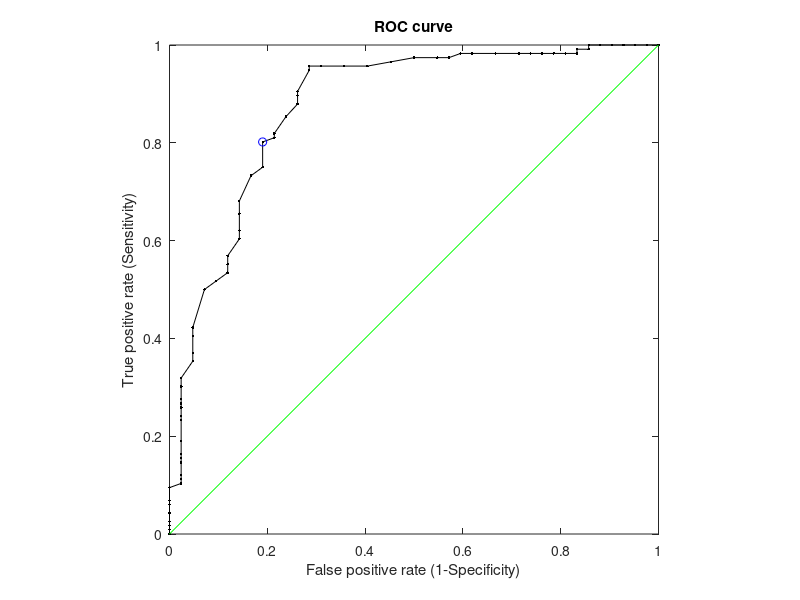

Reproduce this figure in MATLAB.
function ROCout=roc(varargin)
% ROC - Receiver Operating Characteristics.
% The ROC graphs are a useful tecnique for organizing classifiers and
% visualizing their performance. ROC graphs are commonly used in medical
% decision making.
% If you have downloaded partest
% http://www.mathworks.com/matlabcentral/fileexchange/12705
% the routine will compute several data on test performance.
%
% Syntax: ROCout=roc(x,thresholds,alpha,verbose)
%
% Input: x - This is a Nx2 data matrix. The first column is the column of the data value;
%            The second column is the column of the tag: unhealthy (1) and
%            healthy (0).
%        Thresholds - If you want to use all unique values in x(:,1) 
%            then set this variable to 0 or leave it empty; 
%            else set how many unique values you want to use (min=3);
%        alpha - significance level (default 0.05)
%        verbose - if you want to see all reports and plots (0-no; 1-yes by
%        default);
%
% Output: if verbose = 1
%         the ROCplots, the sensitivity and specificity at thresholds; the Area
%         under the curve with Standard error and Confidence interval and
%         comment, Cut-off point for best sensitivity and specificity. 
%         (Optional) the test performances at cut-off point.
%         if ROCout is declared, you will have a struct:
%         ROCout.AUC=Area under the curve (AUC);
%         ROCout.SE=Standard error of the area;
%         ROCout.ci=Confidence interval of the AUC
%         ROCout.co=Cut off point for best sensitivity and sensibility
%         ROCdata.xr and ROCdata.yr points for ROC plot
%
% USING roc WITHOUT ANY DATA, IT WILL RUN A DEMO
%
%           Created by Giuseppe Cardillo
%           giuseppe.cardillo-edta@poste.it
%
% To cite this file, this would be an appropriate format:
% Cardillo G. (2008) ROC curve: compute a Receiver Operating Characteristics curve.
% http://www.mathworks.com/matlabcentral/fileexchange/19950

%Input Error handling
args=cell(varargin);
nu=numel(args);
if isempty(nu)
    error('Warning: almost the data matrix is required')
elseif nu>6
    error('Warning: Max six input data are required')
end
default.values = {[165 1;140 1;154 1;139 1;134 1;154 1;120 1;133 1;150 1;...
146 1;140 1;114 1;128 1;131 1;116 1;128 1;122 1;129 1;145 1;117 1;140 1;...
149 1;116 1;147 1;125 1;149 1;129 1;157 1;144 1;123 1;107 1;129 1;152 1;...
164 1;134 1;120 1;148 1;151 1;149 1;138 1;159 1;169 1;137 1;151 1;141 1;...
145 1;135 1;135 1;153 1;125 1;159 1;148 1;142 1;130 1;111 1;140 1;136 1;...
142 1;139 1;137 1;187 1;154 1;151 1;149 1;148 1;157 1;159 1;143 1;124 1;...
141 1;114 1;136 1;110 1;129 1;145 1;132 1;125 1;149 1;146 1;138 1;151 1;...
147 1;154 1;147 1;158 1;156 1;156 1;128 1;151 1;138 1;193 1;131 1;127 1;...
129 1;120 1;159 1;147 1;159 1;156 1;143 1;149 1;160 1;126 1;136 1;150 1;...
136 1;151 1;140 1;145 1;140 1;134 1;140 1;138 1;144 1;140 1;140 1;159 0;...
136 0;149 0;156 0;191 0;169 0;194 0;182 0;163 0;152 0;145 0;176 0;122 0;...
141 0;172 0;162 0;165 0;184 0;239 0;178 0;178 0;164 0;185 0;154 0;164 0;...
140 0;207 0;214 0;165 0;183 0;218 0;142 0;161 0;168 0;181 0;162 0;166 0;...
150 0;205 0;163 0;166 0;176 0;],0,0.05,1,'k',''};
default.values(1:nu) = args;
[x threshold alpha verbose colorName legendName] = deal(default.values{:});
if isvector(x)
    error('Warning: X must be a matrix')
end
if ~all(isfinite(x(:))) || ~all(isnumeric(x(:)))
    error('Warning: all X values must be numeric and finite')
end
x(:,2)=logical(x(:,2));
if all(x(:,2)==0)
    error('Warning: there are only healthy subjects!')
end
if all(x(:,2)==1)
    error('Warning: there are only unhealthy subjects!')
end
if nu>=2
    if isempty(threshold)
        threshold=0;
    else
        if ~isscalar(threshold) || ~isnumeric(threshold) || ~isfinite(threshold)
            error('Warning: it is required a numeric, finite and scalar THRESHOLD value.');
        end
        if threshold ~= 0 && threshold <3
            error('Warning: Threshold must be 0 if you want to use all unique points or >=2.')
        end
    end
    if nu>=3
        if isempty(alpha)
            alpha=0.05;
        else
            if ~isscalar(alpha) || ~isnumeric(alpha) || ~isfinite(alpha)
                error('Warning: it is required a numeric, finite and scalar ALPHA value.');
            end
            if alpha <= 0 || alpha >= 1 %check if alpha is between 0 and 1
                error('Warning: ALPHA must be comprised between 0 and 1.')
            end
        end
    end
    if nu==4
        verbose=logical(verbose);
    end
    
    if nu==5
        if isempty(colorName)
            colorName='k';
        end
    end
    if nu==6
        if isempty(legendName)
            legendName='ROC Curve';
        end
    end
end
clear args default nu

tr=repmat('-',1,80);
lu=length(x(x(:,2)==1)); %number of unhealthy subjects
lh=length(x(x(:,2)==0)); %number of healthy subjects
z=sortrows(x,1);
if threshold==0
    labels=unique(z(:,1));%find unique values in z
else
    K=linspace(0,1,threshold+1); K(1)=[];
    labels=quantile(unique(z(:,1)),K)';
end
ll=length(labels); %count unique value
a=zeros(ll,2); %array preallocation
ubar=mean(x(x(:,2)==1),1); %unhealthy mean value
hbar=mean(x(x(:,2)==0),1); %healthy mean value
for K=1:ll
    if hbar<ubar
        TP=length(x(x(:,2)==1 & x(:,1)>labels(K)));
        FP=length(x(x(:,2)==0 & x(:,1)>labels(K)));
        FN=length(x(x(:,2)==1 & x(:,1)<=labels(K)));
        TN=length(x(x(:,2)==0 & x(:,1)<=labels(K)));
    else
        TP=length(x(x(:,2)==1 & x(:,1)<labels(K)));
        FP=length(x(x(:,2)==0 & x(:,1)<labels(K)));
        FN=length(x(x(:,2)==1 & x(:,1)>=labels(K)));
        TN=length(x(x(:,2)==0 & x(:,1)>=labels(K)));
    end
    a(K,:)=[TP/(TP+FN) TN/(TN+FP)]; %Sensitivity and Specificity
end

if hbar<ubar
    xroc=flipud([1; 1-a(:,2); 0]); yroc=flipud([1; a(:,1); 0]); %ROC points
    labels=flipud(labels);
else
    xroc=[0; 1-a(:,2); 1]; yroc=[0; a(:,1); 1]; %ROC points
end

Area=trapz(xroc,yroc); %estimate the area under the curve
%standard error of area
Area2=Area^2; Q1=Area/(2-Area); Q2=2*Area2/(1+Area);
V=(Area*(1-Area)+(lu-1)*(Q1-Area2)+(lh-1)*(Q2-Area2))/(lu*lh);
Serror=realsqrt(V);
%confidence interval
ci=Area+[-1 1].*(realsqrt(2)*erfcinv(alpha)*Serror);
if ci(1)<0; ci(1)=0; end
if ci(2)>1; ci(2)=1; end
%the best cut-off point is the closest point to (0,1)
d=realsqrt(xroc.^2+(1-yroc).^2); %apply the Pitagora's theorem
[~,J]=min(d); %find the least distance
co=labels(J-1); %Set the cut-off point

if verbose
    %z-test
    SAUC=(Area-0.5)/Serror; %standardized area
    p=1-0.5*erfc(-SAUC/realsqrt(2)); %p-value
    %Performance of the classifier
    if Area==1
        str='Perfect test';
    elseif Area>=0.90 && Area<1
        str='Excellent test';
    elseif Area>=0.80 && Area<0.90
        str='Good test';
    elseif Area>=0.70 && Area<0.80
        str='Fair test';
    elseif Area>=0.60 && Area<0.70
        str='Poor test';
    elseif Area>=0.50 && Area<0.60
        str='Fail test';
    else
        str='Failed test - less than chance';
    end
    %display results
    disp('ROC CURVE DATA')
    disp(tr)
    fprintf('Cut-off point\t\tSensivity\tSpecificity\n')
    table=[labels'; yroc(2:end-1)'; 1-xroc(2:end-1)';]';
    fprintf('%0.4f\t\t%0.4f\t\t%0.4f\n',table')
    disp(tr)
    disp(' ')
    disp('ROC CURVE ANALYSIS')
    disp(' ')
    disp(tr)
    str2=['AUC\t\t\tS.E.\t\t\t\t' num2str((1-alpha)*100) '%% C.I.\t\t\tComment\n'];
    fprintf(str2)
    disp(tr)
    fprintf('%0.5f\t\t\t%0.5f\t\t\t%0.5f\t\t%0.5f\t\t\t%s\n',Area,Serror,ci,str)
    disp(tr)
    fprintf('Standardized AUC\t\t1-tail p-value\n')
    fprintf('%0.4f\t\t\t\t%0.6f',SAUC,p)
    if p<=alpha
        fprintf('\t\tThe area is statistically greater than 0.5\n')
    else
        fprintf('\t\tThe area is not statistically greater than 0.5\n')
    end
    disp(' ')
    
    %display graph
%     figure;
%     subplot(1,2,1)
    HR1=plot(xroc,yroc,'.-','Color',colorName);
    hold on
    HRC1=plot([0 1],[0 1],'g');
%     plot([0 1],[1 0],'g')
%     hold on
%     hold off
    xlabel('False positive rate (1-Specificity)')
    ylabel('True positive rate (Sensitivity)')
    title('ROC curve')
    axis square
    
%     subplot(1,2,2)
%     HR2=plot(1-xroc,yroc,'r.-');
%     hold on
%     plot([0 1],[0 1],'g')
%     HRC2=plot([0 1],[1 0],'k');
%     hold off
%     xlabel('True negative rate (Specificity)')
%     ylabel('True positive rate (Sensitivity)')
%     title('Mirrored ROC curve')
%     axis square
    
    %if partest.m was downloaded
    if p<=alpha
%         subplot(1,2,1)
        hold on
        HCO1=plot(xroc(J),yroc(J),'bo');
%         hold off
%         legend([HR1,HRC1,HCO1],'ROC curve','Random classifier','Cut-off point','Location','NorthOutside')
%         subplot(1,2,2)
%         hold on
%         HCO2=plot(1-xroc(J),yroc(J),'bo');
%         hold off
%         legend([HR2,HRC2,HCO2],'ROC curve','Random classifier','Cut-off point','Location','NorthOutside')
        disp(' ')
        fprintf('Cut-off point for best Sensitivity and Specificity (blu circle in plot)= %0.4f\n',co)
%         disp('In the ROC plot, the cut-off point is the closest to [0,1] point or, if you want, the closest to the green line')
%         disp('Press a key to continue'); pause
%         %table at cut-off point
%         if hbar<ubar
%             TP=length(x(x(:,2)==1 & x(:,1)>co));
%             FP=length(x(x(:,2)==0 & x(:,1)>co));
%             FN=length(x(x(:,2)==1 & x(:,1)<=co));
%             TN=length(x(x(:,2)==0 & x(:,1)<=co));
%         else
%             TP=length(x(x(:,2)==1 & x(:,1)<co));
%             FP=length(x(x(:,2)==0 & x(:,1)<co));
%             FN=length(x(x(:,2)==1 & x(:,1)>=co));
%             TN=length(x(x(:,2)==0 & x(:,1)>=co));
%         end
%         cotable=[TP FP; FN TN];
%         disp('Table at cut-off point')
%         disp(cotable)
%         disp(' ')
%         try
%             partest(cotable)
%         catch ME
%             disp(ME)
%             disp('If you want to calculate the test performance at cutoff point please download partest.m from Fex')
%             disp('http://www.mathworks.com/matlabcentral/fileexchange/12705')
%         end
    end
end
% legend(HR1,legendName);
if nargout
    ROCout.AUC=Area;
    ROCout.SE=Serror;
    ROCout.ci=ci;
    ROCout.co=co;
    ROCout.xr=xroc;
    ROCout.yr=yroc;
end
